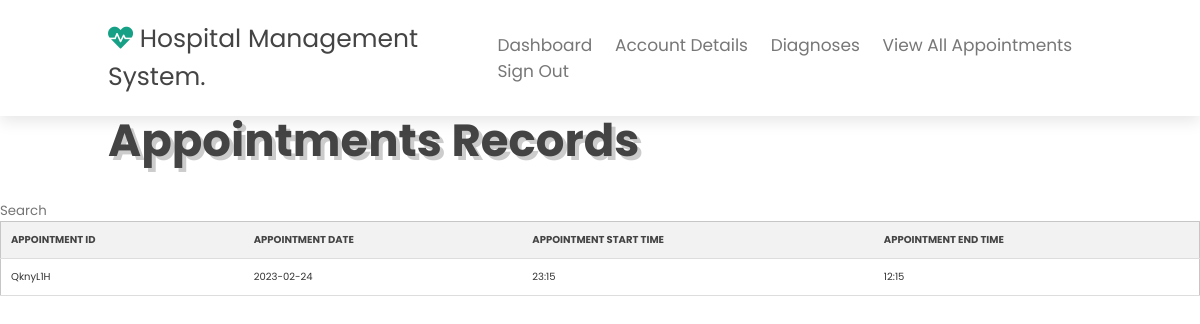
The app's page /htdocs/Software_Projects_C2010722/Patient_View_All_Appointments.php (signed in) with its own data.
### tables this page shows
CREATE TABLE "Appointments" (
	"Appointment_ID"	TEXT,
	"Patient_ID"	TEXT,
	"HOOA_ID"	TEXT,
	"Appointment_Date"	TEXT,
	"Appointment_Start_Time"	TEXT
, "Appointment_End_Time"	TEXT);

### htdocs/Software_Projects_C2010722/Patient_View_All_Appointments.php (the view, shortened to what this page needs)
<?php require("patientnavbar.php");
$Patient_ID = $_SESSION['Patient_ID'];
$db = new SQLite3('C:\xampp\Software_Projects_C2010722_Database\Hospital_Database.db');
$sql = "SELECT * FROM Appointments WHERE Patient_ID = '$Patient_ID'";
$stmt = $db->prepare($sql);
$result= $stmt->execute();
$arrayResult = [];
while($row=$result->fetchArray(SQLITE3_NUM)){
    $arrayResult [] = $row;
}
?>
<div class="container">
    <main role="main" class="pb-3">
        <section class="home" id="home">
        <div class="content">
        <h3>Appointments Records</h3>
        </div>
        </section>
    </main>
</div>
        	       <div class="row">
<div class="content">
    <div class="row">
        <div class="table-container">
            <div class="search-wrapper">
                <input type="text" id="myInput2" placeholder="Search" onkeyup="myFunction2()">
            </div>
            <table id="myTable2" class="responsive-table">
                <thead>
                    <tr>
                                    <th>Appointment ID</th>
                                    <th>Appointment Date</th>
                                    <th>Appointment Start Time</th>
                                    <th>Appointment End Time</th>
                    </tr>
                </thead>
                <tbody>
                                <?php
                                    for ($i=0; $i<count($arrayResult); $i++):
                                ?>
                                <tr>
                                    <td><?php echo $arrayResult[$i][0]?></td>
                                    <td><?php echo $arrayResult[$i][3]?></td>
                                    <td><?php echo $arrayResult[$i][4]?></td>
                                    <td><?php echo $arrayResult[$i][5]?></td>
                    </tr>
                    <?php endfor;?>
                </tbody>
            </table>
        </div>
    </div>

### htdocs/Software_Projects_C2010722/css/style.css (style rules this page uses)
:root { --green:#16a085; --black:#444; --light-color:#777; --box-shadow:.5rem .5rem 0 rgba(22, 160, 133, .2); --text-shadow:.4rem .4rem 0 rgba(0, 0, 0, .2); --border:.2rem solid var(--green); }
* { font-family: 'Poppins', sans-serif; margin:0; padding: 0; box-sizing: border-box; outline: none; border: none; text-transform: capitalize; transition: all .2s ease-out; text-decoration: none; }
html { font-size: 62.5%; overflow-x: hidden; scroll-padding-top: 7rem; scroll-behavior: smooth; }
section { padding:2rem 9%; }
.home { display: flex; align-items: center; flex-wrap: wrap; gap:1.5rem; padding-top: 10rem; }
.home .content { flex:1 1 45rem; }
.home .content h3 { font-size: 4.5rem; color:var(--black); line-height: 1.8; text-shadow: var(--text-shadow); }
.table-container { max-width: 100%; overflow-x: auto; }
.responsive-table { border-collapse: collapse; border-spacing: 0; width: 100%; max-width: 100%; margin-bottom: 1rem; background-color: #fff; color: #333; border: 1px solid #c6c6c6; border-radius: .25rem; }
.responsive-table th, .responsive-table td { padding: 1rem; vertical-align: top; text-align: left; }
.responsive-table th { font-weight: bold; background-color: #f2f2f2; }
table { border-collapse: collapse; width: 100%; max-width: 800px; margin: 0 auto; background-color: #ffffff; border: 1px solid #ddd; }
th, td { text-align: left; padding: 8px; border-bottom: 1px solid #ddd; }
th { background-color: #f2f2f2; color: #444444; font-weight: bold; text-transform: uppercase; }

### records on screen
appointments: Appointment_ID "QknyL1H", Appointment_Date "2023-02-24", Appointment_Start_Time "23:15", Appointment_End_Time "12:15"
